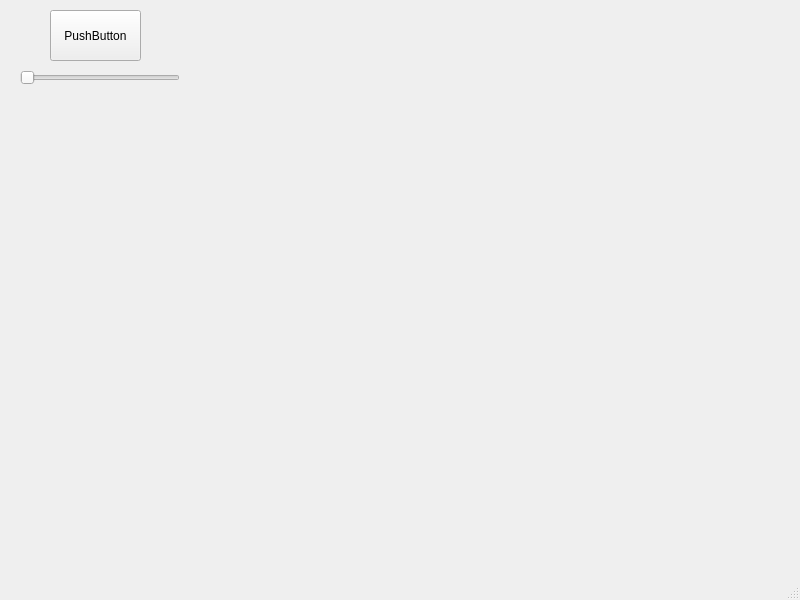
<?xml version="1.0" encoding="UTF-8"?>
<ui version="4.0">
 <class>MainWindow</class>
 <widget class="QMainWindow" name="MainWindow">
  <property name="geometry">
   <rect>
    <x>0</x>
    <y>0</y>
    <width>800</width>
    <height>600</height>
   </rect>
  </property>
  <property name="windowTitle">
   <string>MainWindow</string>
  </property>
  <widget class="QWidget" name="centralwidget">
   <widget class="QPushButton" name="pushButton">
    <property name="geometry">
     <rect>
      <x>50</x>
      <y>10</y>
      <width>91</width>
      <height>51</height>
     </rect>
    </property>
    <property name="text">
     <string>PushButton</string>
    </property>
   </widget>
   <widget class="QSlider" name="horizontalSlider">
    <property name="geometry">
     <rect>
      <x>20</x>
      <y>70</y>
      <width>160</width>
      <height>16</height>
     </rect>
    </property>
    <property name="orientation">
     <enum>Qt::Horizontal</enum>
    </property>
   </widget>
  </widget>
  <widget class="QMenuBar" name="menubar">
   <property name="geometry">
    <rect>
     <x>0</x>
     <y>0</y>
     <width>800</width>
     <height>17</height>
    </rect>
   </property>
  </widget>
  <widget class="QStatusBar" name="statusbar"/>
 </widget>
 <resources/>
 <connections/>
</ui>
